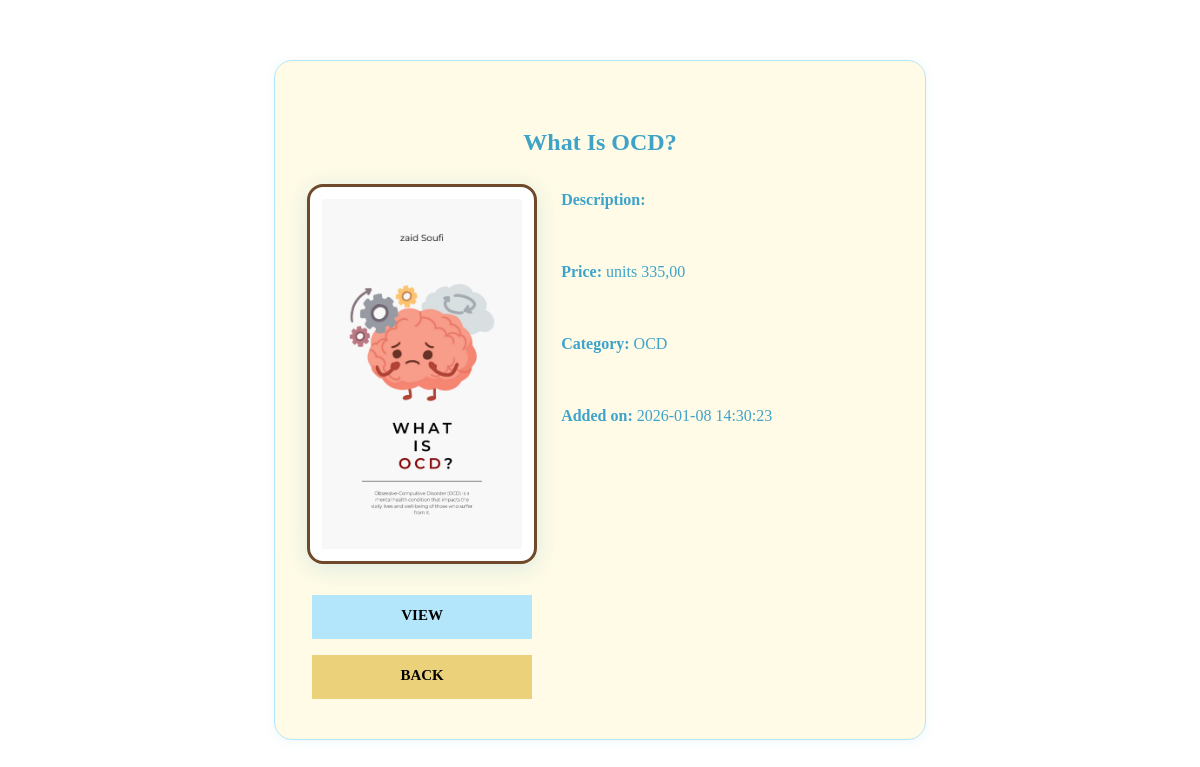
The page /ebook_detail.php?id=25 on the database its author committed.
### tables this page shows
CREATE TABLE `ebooks` (
  `id` int NOT NULL,
  `title` varchar(255) NOT NULL,
  `description` text,
  `price` int NOT NULL,
  `created_at` timestamp NULL DEFAULT CURRENT_TIMESTAMP,
  `category` varchar(100) NOT NULL,
  `cover_image` varchar(255) NOT NULL,
  `pdf_path` varchar(255) NOT NULL
);

### ebook_detail.php (the view, shortened to what this page needs)
<?php
$db = Db::getConnection();
$is_admin = !empty($_SESSION['is_admin']);
$ebook_id = isset($_GET['id']) ? (int)$_GET['id'] : 0;
$stmt = $db->prepare("SELECT * FROM ebooks WHERE id = ?");
$stmt->execute([$ebook_id]);
$ebook = $stmt->fetch(PDO::FETCH_ASSOC);
?>
<!DOCTYPE html>
<html lang="en">
<head>
    <link href="https://cdn.jsdelivr.net/npm/bootstrap@5.3.1/dist/css/bootstrap.min.css" rel="stylesheet">
    <link rel="stylesheet" type="text/css" href="css/normalize.css">
    <link rel="stylesheet" type="text/css" href="icomoon/icomoon.css">
    <link rel="stylesheet" type="text/css" href="css/vendor.css">
    <link rel="stylesheet" type="text/css" href="css/style.css">
</head>
<body>
<div class="container" style="max-width:700px;">
    <div class="ebook-detail-card">
        <h2 class="mb-4 text-center"><?php echo htmlspecialchars($ebook['title']); ?></h2>
        <div class="row">
            <div class="col-md-5 text-center">
                <img src="<?php echo htmlspecialchars($ebook['cover_image']); ?>" alt="Cover" class="ebook-cover mb-3">
                <a href="ebook_detail.php?id=<?php echo htmlspecialchars($ebook['id']); ?>" target="_blank" class="btn btn-primary ebook-btn">View</a>
                <div>
                        <a href="ebooks.php" class="btn btn-secondary ebook-btn mt-2">Back</a>
                    </div>
            </div>
            <div class="col-md-7">
                <?php if ($is_admin && isset($_GET['edit'])): ?>
                    <form method="post">
                        <div class="mb-3">
                            <label class="form-label">Title</label>
                            <input type="text" name="title" class="form-control" value="<?php echo htmlspecialchars($ebook['title']); ?>" required>
                        </div>
                        <div class="mb-3">
                            <label class="form-label">Description</label>
                            <textarea name="description" class="form-control" rows="4"><?php echo htmlspecialchars($ebook['description']); ?></textarea>
                        </div>
                        <div class="mb-3">
                            <label class="form-label">Price</label>
                            <input type="number" name="price" class="form-control" min="0" step="0.01" value="<?php echo htmlspecialchars($ebook['price']); ?>" required>
                        </div>
                        <div class="mb-3">
                            <label class="form-label">Category</label>
                            <input type="text" name="category" class="form-control" value="<?php echo htmlspecialchars($ebook['category']); ?>" required>
                        </div>
                        <div class="text-center mt-2">
                            <button type="submit" name="edit_ebook" class="btn btn-primary ebook-btn mb-2">Save</button>
                            <br>
                            <a href="ebook_detail.php?id=<?php echo $ebook_id; ?>" style="text-decoration:underline; color:#3ea3c7; font-size:1.1rem; display:inline-block;">Cancel</a>
                        </div>
                    </form>
                <?php else: ?>
                    <p><strong>Description:</strong> <?php echo nl2br(htmlspecialchars($ebook['description'])); ?></p>
                    <p><strong>Price:</strong> units <?php echo number_format($ebook['price'], 2, ',', '.'); ?></p>
                    <p><strong>Category:</strong> <?php echo htmlspecialchars($ebook['category']); ?></p>
                    <p><strong>Added on:</strong> <?php echo htmlspecialchars($ebook['created_at']); ?></p>
                <?php endif; ?>
            </div>
        </div>
    </div>
</div>
</body>
</html>

### css/style.css (style rules this page uses)
body, body *:not(.icon):not([class^="icon-"]):not([class*=" icon-"]) { font-family: 'Times New Roman', Times, serif; }
html { overflow-y: scroll; }
:root { --header-height: 160px; --header-height-min: 80px; }
:root { --accent-color: #3ea3c7; --secondary-color: #ecd17b; --dark-color: #000; --light-color: #fff; --body-text-color: #3ea3cb; --light-text-color: #ecd17b; --dark-text-color: #000; }
:root { --body-font: "Raleway", sans-serif; --heading-font: "Prata", Georgia, serif; --secondary-font: "Playfair Display", Georgia, serif; }
.container, .container-fluid, .container-lg, .container-md, .container-sm, .container-xl, .container-xxl { --bs-gutter-x: 2.5rem; }
h1, h2, h3, h4, h5, h6 { color: var(--heading-color); }
a { text-decoration: none; transition: all 0.3s ease-out; }
.btn { --bs-btn-border-radius: 0; }
.btn-primary { --bs-btn-color: #fff; --bs-btn-bg: var(--bs-primary); --bs-btn-border-color: var(--bs-primary); --bs-btn-hover-color: #fff; --bs-btn-hover-bg: var(--bs-primary-dark); --bs-btn-hover-border-color: var(--bs-primary-dark); --bs-btn-focus-shadow-rgb: 49, 132, 253; --bs-btn-active-color: #fff; --bs-btn-active-bg: var(--bs-secondary); --bs-btn-active-border-color: var(--bs-secondary); --bs-btn-active-shadow: inset 0 3px 5px rgba(0, 0, 0, 0.125); --bs-btn-disabled-color: #fff; --bs-btn-disabled-bg: var(--bs-primary); --bs-btn-disabled-border-color: var(--bs-primary); }
.container, .container-fluid, .container-lg, .container-md, .container-sm, .container-xl, .container-xxl { --bs-gutter-x: 3rem; }
*, *::before, *::after { -webkit-box-sizing: border-box; -moz-box-sizing: border-box; box-sizing: border-box; }
html { box-sizing: border-box; }
body { font-family: var(--body-font); font-size: 16px; line-height: 2; color: var(--body-text-color); background-color: var(--light-color); }
a { color: var(--accent-color); transition: 0.3s color ease-out; }
img { display: inline-block; border: 0; max-width: 100%; height: auto; vertical-align: middle; }
h1, .h1, h2, .h2, h3, .h3, h4, .h4, h5, .h5, h6, .h6 { font-family: var(--heading-font); line-height: 1.2; color: var(--dark-color); }
h1, h2, h3 { margin: 25px 0; text-transform: capitalize; }
h2, .h2 { font-size: 1.5em; line-height: 1.4; }
p { margin: 0 0 20px 0; }
body { font-family: var(--body-font); font-size: 16px; line-height: 2; color: var(--body-text-color); background-color: #fff; cursor: help; }
::placeholder { color: #999; }
.container::after, .row::after, .clearfix::after { display: block; clear: both; content: ""; }
.text-center { text-align: center; }
pre, blockquote, dl, figure, table, p, ul, ol, form { margin-bottom: 2.5rem; }
a.btn, input[type="button"], input[type="submit"], input[type="reset"], input[type="file"], button { background-image: none; background: var(--accent-color); text-decoration: none !important; display: inline-block; position: relative; border: 1px solid transparent; border-radius: 0; padding: 0.75em 1.5em; margin-top: 15px; font-size: 15px; font-weight: bold; line-height: normal; text-align: center; text-transform: uppercase; color: #fff; z-index: 1; cursor: pointer; white-space: nowrap; vertical-align: middle; -webkit-transition: all 0.3s ease-in; transition: all 0.3s ease-in; -ms-touch-action: manipulation; touch-action: manipulation; -webkit-user-select: none; -moz-user-select: none; -ms-user-select: none; user-select: none; }
.btn:last-child { margin-right: 0; }

### ebook_detail.php (style rules this page uses)
body, body * { font-family: 'Times New Roman', Times, serif !important; }
.ebook-detail-card { background: #fffbe6; border-radius: 18px; box-shadow: 0 2px 12px rgba(62,163,199,0.08); border: 1px solid #b3e6fb; padding: 2.5rem 2rem 2rem 2rem; margin-top: 60px; }
.ebook-detail-card h2 { color: #3ea3c7; font-weight: 700; }
.btn-primary { background-color: #b3e6fb !important; border-color: #b3e6fb !important; color: #000 !important; }
.btn-secondary { background-color: #ecd17b !important; border-color: #ecd17b !important; color: #000 !important; }
.ebook-btn { width: 220px; height: 44px; border-radius: 10px; font-size: 1rem; display: inline-block; margin-bottom: 8px; }
.ebook-cover { width: 270px; height: 380px; object-fit: cover; border-radius: 16px; box-shadow: 0 4px 24px rgba(62,163,199,0.18); background: #fff; padding: 12px; border: 3px solid #6f4929ff; }

### rows shown on the page
ebooks: title "What Is OCD?", cover_image (picture), price "335,00", category "OCD", created_at "2026-01-08 14:30:23"
